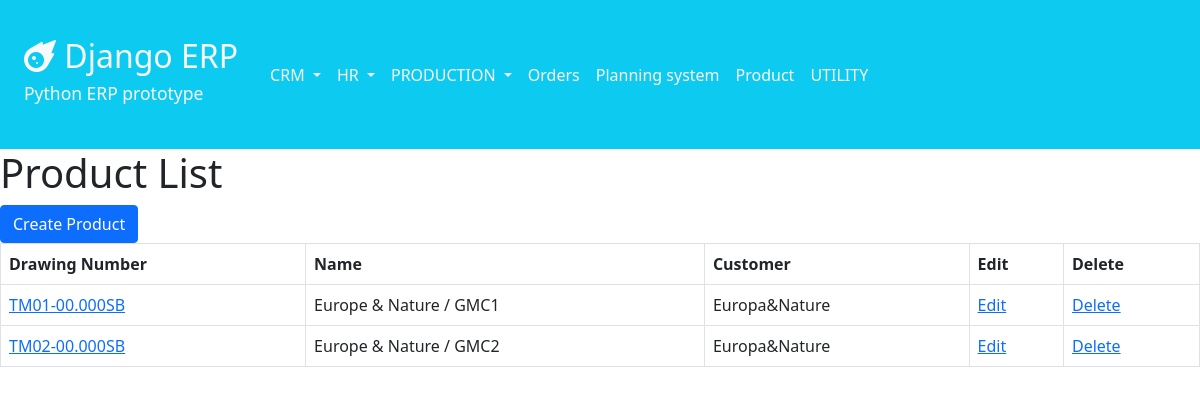
Screenshot of /inventory/products/ with the database file from the repository.
### inventory/models.py (models this page shows, shortened)
class Product(models.Model):
    code_id = models.CharField(max_length=10, unique=True)
    product_name = models.CharField(max_length=100, unique=True, blank=True, null=True)
    product_drw_number = models.CharField(max_length=35, unique=True, null=True)
    product_drawings_1 = models.FileField(upload_to='production/drawings/', blank=True, null=True)
    product_drawings_2 = models.FileField(upload_to='production/drawings/', blank=True, null=True)
    product_drawings_3 = models.FileField(upload_to='production/drawings/', blank=True, null=True)
    customer = models.ForeignKey(Customer, on_delete=models.RESTRICT, blank=True, null=True)
    price = models.DecimalField(max_digits=7, decimal_places=2, blank=True, null=True)
    class Meta:
        ordering = ['product_drw_number']

### crm/models.py (models this page shows)
class Customer(models.Model):
    customer_name = models.CharField(max_length=100, blank=True, null=True)
    address = models.CharField(max_length=100, blank=True, null=True)
    country = models.CharField(max_length=32, choices=COUNTRY_CHOICES, blank=True, null=True)
    contact_person = models.CharField(max_length=255, blank=True, null=True)
    phone_number = models.CharField(max_length=20, blank=True, null=True)
    email = models.EmailField(blank=True, null=True)
    class Meta:
        ordering = ['customer_name']
    def __str__(self):
        return f'{self.customer_name}'

### inventory/views.py (the view)
# urls.py: path('products/', views.product_list, name='product_list'),
def product_list(request):
    products = Product.objects.all()
    return render(request, 'inventory/products_list.html', {'products': products})

### inventory/templates/inventory/products_list.html
{% extends 'navbar.html' %}
{% block content %}
    <h1>Product List</h1>
    <a href="{% url 'inventory:create_product' %}" class="btn btn-primary">Create Product</a>
    <table class="table table-bordered">
        <thead>
        <tr>
            <th>Drawing Number</th>
            <th>Name</th>
            <th>Customer</th>
            <th>Edit</th>
            <th>Delete</th>
        </tr>
        </thead>
        <tbody>
        {% for product in products %}
            <tr>
                <td><a href="{% url 'inventory:product_detail' product.pk %}">{{ product.product_drw_number }}</a></td>
                <td>{{ product.product_name }}</td>
                <td>{{ product.customer }}</td>
                <td><a href="{% url 'inventory:update_product' product.pk %}">Edit</a></td>
                <td><a href="{% url 'inventory:delete_product' product.pk %}">Delete</a></td>
            </tr>
        {% endfor %}
        </tbody>
    </table>
{% endblock %}

### rows the page displays
Product: product_drw_number "TM01-00.000SB", product_name "Europe & Nature / GMC1", customer "Europa&Nature"
Product: product_drw_number "TM02-00.000SB", product_name "Europe & Nature / GMC2", customer "Europa&Nature"
